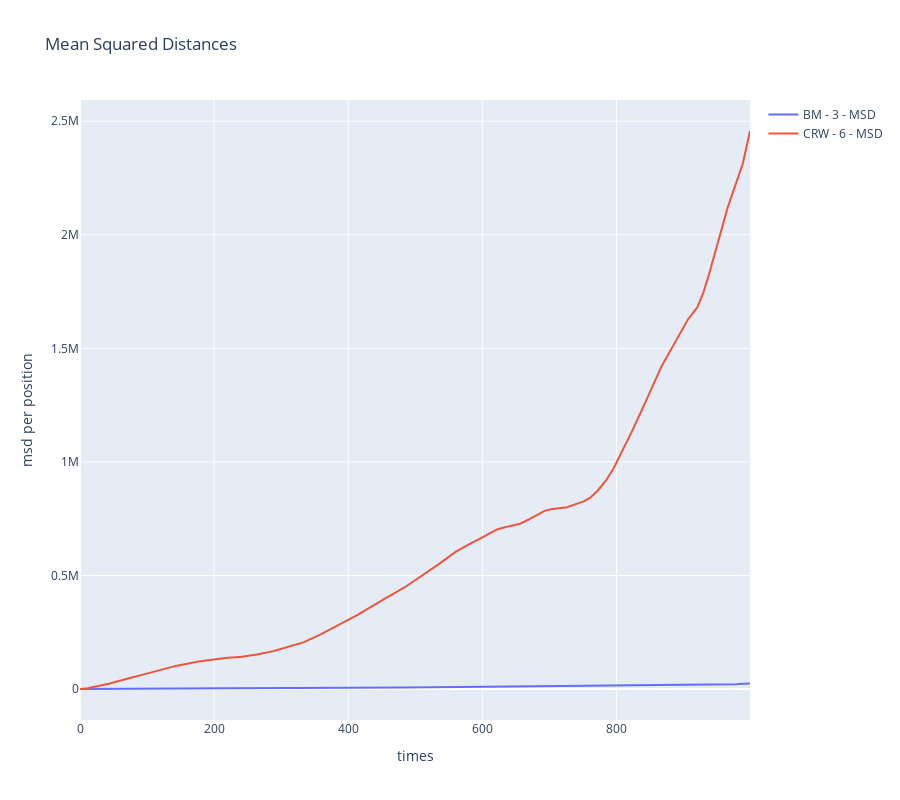

This figure's notebook cell:
### Markdown cell above
## Mean Squared Displacement - (BM vs CRW)
    - Write a function that returns the mean squared displacement for a given trajectory.
    - Compare the mean squared displacement curves of at least two trajectories of
    different kinds, as shown in the figure below.
    - Display the results using plotly.

### Code cell
def msd(df, s_pos=0):
    n = 1 # MSD Formula n initial value
    msd_df = pd.DataFrame(columns=['y_pos'])
    temp_df = pd.DataFrame([{'y_pos':s_pos}])
    msd_df = pd.concat([msd_df, temp_df], ignore_index=True)
    
    for n in range(1,len(df)-1):
        
        eucladean_distances = np.array([distance.euclidean(df.iloc[i-n],df.iloc[i]) for i in range(n, df.shape[0],1)])
        dist_squared = eucladean_distances**2
        msd = np.mean(dist_squared)
        
        
        temp_df = pd.DataFrame([{'y_pos':msd}])
        msd_df = pd.concat([msd_df, temp_df], ignore_index=True)
        
    return msd_df

bw_msd_df = msd(bm_tr_3)
crw_msd_df = msd(crw_tr_6)
fig = go.Figure()

fig.add_trace(go.Scatter(
    x= bw_msd_df.index,
    y= bw_msd_df.y_pos,
    name='BM - 3 - MSD',
    mode='lines',
    showlegend=True
))

fig.add_trace(go.Scatter(
    x= crw_msd_df.index,
    y= crw_msd_df.y_pos,
    name='CRW - 6 - MSD',
    mode='lines',
    showlegend=True
))


fig.update_layout(
    title='Mean Squared Distances',
    height=800,
    xaxis_title="times",
    yaxis_title="msd per position",
)

fig.show()

### Figure 1 — Plotly figure (JSON) as saved in the notebook; plotly's stock layout.template omitted (floating-point values rounded to 4 significant figures; data arrays with more than 128 entries replaced by an {"elided": "..."} marker saying what was removed)
{"data": [{"mode": "lines", "name": "BM - 3 - MSD", "showlegend": true, "type": "scatter", "x": {"elided": "1000 int values"}, "y": {"elided": "1000 float values"}}, {"mode": "lines", "name": "CRW - 6 - MSD", "showlegend": true, "type": "scatter", "x": {"elided": "1000 int values"}, "y": {"elided": "1000 float values"}}], "layout": {"height": 800, "title": {"text": "Mean Squared Distances"}, "xaxis": {"title": {"text": "times"}}, "yaxis": {"title": {"text": "msd per position"}}}}
